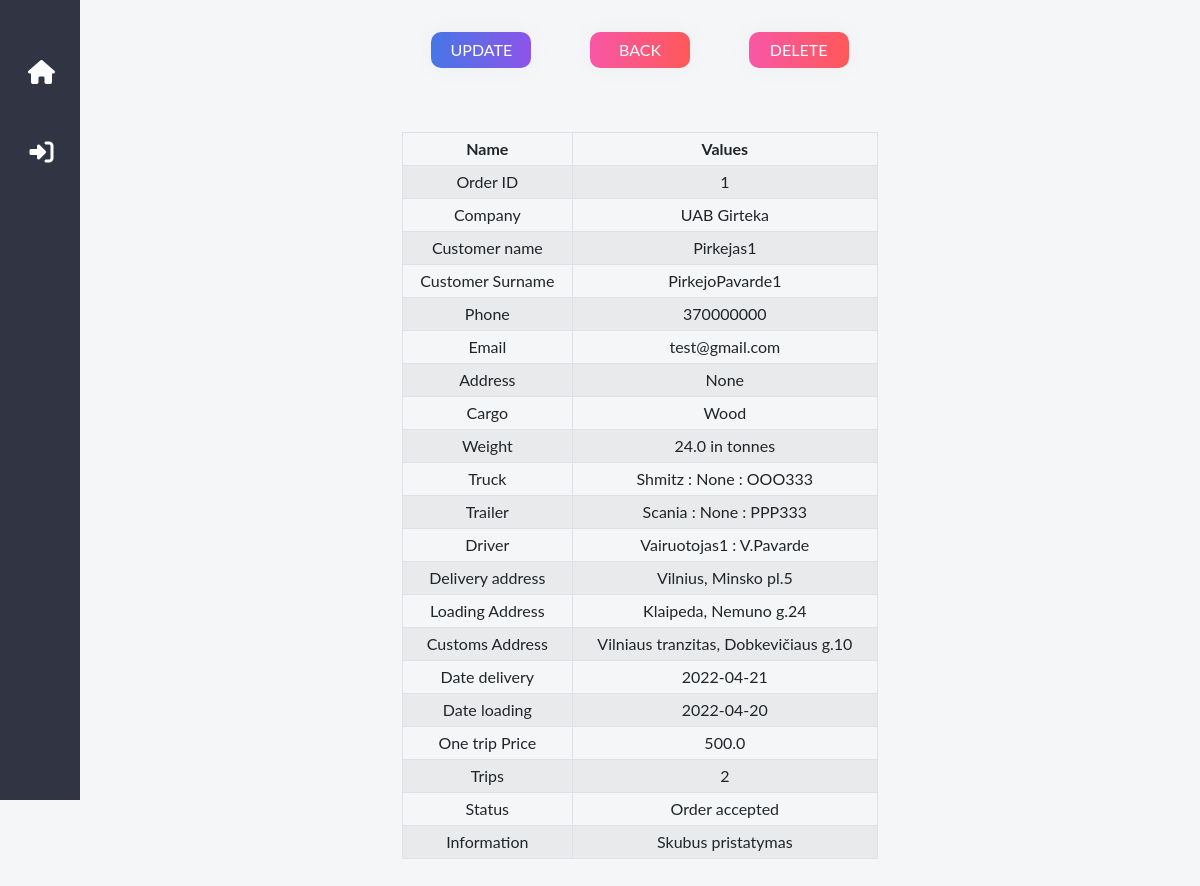
The page /orderlines/1 on the database as committed earlier.
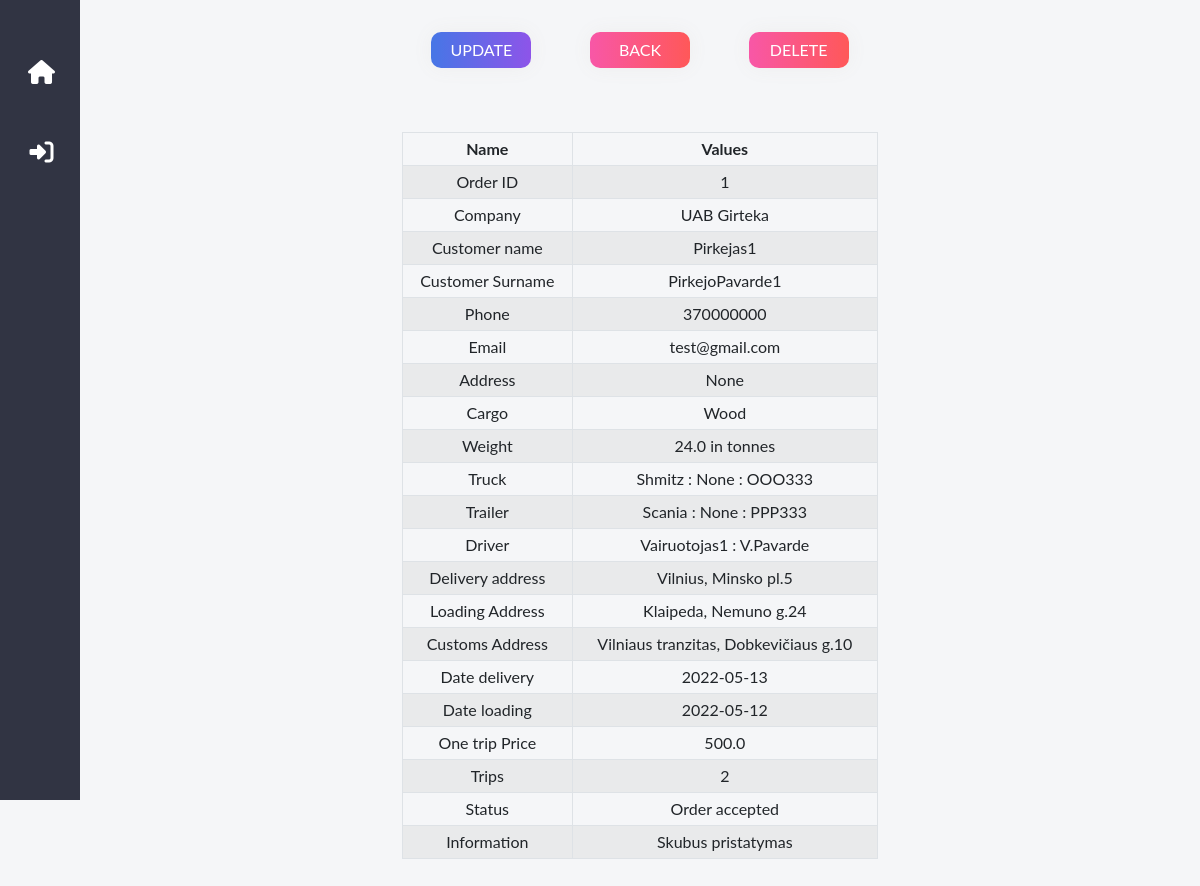
The same page on the database as committed later.
### transport/models.py (models this page shows, shortened)
class OrderItem(models.Model):
    cargo = models.ForeignKey(Cargo, on_delete=models.SET_NULL, blank=True, null=True)
    order = models.ForeignKey(Order, on_delete=models.SET_NULL, blank=True, null=True)
    truck = models.ForeignKey(Truck, on_delete=models.SET_NULL, blank=True, null=True)
    trailer = models.ForeignKey(Trailer, on_delete=models.SET_NULL, blank=True, null=True)
    driver = models.ForeignKey(Driver, on_delete=models.SET_NULL, blank=True, null=True)
    delivery_address = models.ForeignKey(DeliveryAddress, on_delete=models.SET_NULL, blank=True, null=True)
    date_delivery = models.DateField("Date Delivery", null=True, blank=True)
    date_loading = models.DateField("Date Loading", null=True, blank=True)
    delivery_price = models.FloatField(null=True, blank=True)
    quantity = models.IntegerField(default=1, null=True, blank=True)
    information = models.TextField(max_length=200, null=True, blank=True)
    delivery_status = (
        ('N', "Not yet ordered"),
        ('O', "Order accepted"),
        ('C', "Carried out"),
        ('F', "Order finished"),
    )
    status = models.CharField(
        max_length=1,
        choices=delivery_status,
        blank=True,
        default='N',
        help_text="Status",
    )
    class Meta:
        verbose_name = "Order Item"
        verbose_name_plural = "Order Items"

class Order(models.Model):
    def number_default_function():
        timestamp = str(datetime.datetime.now().timestamp())
        invoice = timestamp.split(".")[0] + timestamp.split(".")[1]
        return invoice
    customer = models.ForeignKey(Customer, on_delete=models.CASCADE, blank=True, null=True)
    date_ordered = models.DateField("Invoice issued", null=True, blank=True)
    invoice = models.CharField(max_length=100, null=True, blank=True, default=number_default_function)
    class Meta:
        verbose_name = "Order"
        verbose_name_plural = "Orders"

class Customer(models.Model):
    name = models.CharField(max_length=200, null=True, blank=True)
    surname = models.CharField(max_length=200, null=True, blank=True)
    phone = models.IntegerField(null=True, blank=True)
    email = models.EmailField(max_length=200, null=True)
    address = models.CharField(max_length=200, null=True, blank=True)
    company = models.CharField(max_length=200, null=True, blank=True)
    class Meta:
        verbose_name = "Customer"
        verbose_name_plural = "Customers"

class Cargo(models.Model):
    cargo = models.CharField(max_length=200, null=True, blank=True)
    weight = models.FloatField(null=True, blank=True)
    dangerous = models.BooleanField(default=False, null=True, blank=True)
    dimensions = models.CharField(max_length=200, null=True, blank=True)
    information = models.TextField(max_length=200, null=True, blank=True)
    class Meta:
        verbose_name = "Cargo"
        verbose_name_plural = "Cargoes"

class Truck(models.Model):
    truck_brand = models.CharField(max_length=200, null=True, blank=True)
    truck_model = models.CharField(max_length=200, null=True, blank=True)
    truck_plate = models.CharField(max_length=200, null=True, blank=True)
    truck_year = models.IntegerField(null=True, blank=True)
    class Meta:
        verbose_name = "Truck"
        verbose_name_plural = "Trucks"
    def __str__(self):
        return f'{self.truck_brand} : {self.truck_model} : {self.truck_plate}'

class Trailer(models.Model):
    trailer_brand = models.CharField(max_length=200, null=True, blank=True)
    trailer_model = models.CharField(max_length=200, null=True, blank=True)
    trailer_plate = models.CharField(max_length=200, null=True, blank=True)
    trailer_year = models.IntegerField(null=True, blank=True)
    class Meta:
        verbose_name = "Trailer"
        verbose_name_plural = "Trailers"
    def __str__(self):
        return f'{self.trailer_brand} : {self.trailer_model} : {self.trailer_plate}'

class Driver(models.Model):
    name = models.CharField(max_length=200, null=True, blank=True)
    surname = models.CharField(max_length=200, null=True, blank=True)
    phone = models.IntegerField(null=True, blank=True)
    email = models.EmailField(max_length=200, null=True)
    class Meta:
        verbose_name = "Driver"
        verbose_name_plural = "Drivers"
    def __str__(self):
        return f'{self.name} : {self.surname}'

class DeliveryAddress(models.Model):
    delivery_address = models.CharField(max_length=200, null=True)
    loading_address = models.CharField(max_length=200, null=True)
    custom_address = models.CharField(max_length=200, null=True, blank=True)
    class Meta:
        verbose_name = "Delivery and Loading Address"
        verbose_name_plural = "Delivery and Loading Address"

### transport/views.py (the view)
# urls.py: path('orderlines/<int:pk>', views.OrderItemDetailView.as_view(), name='orderlines_details'),
class OrderItemDetailView(DetailView):
    model = OrderItem
    template_name = 'orderlines_details.html'

### transport/templates/orderlines_details.html (shortened to what this page needs)
{% extends "base.html" %}
{% load crispy_forms_tags %}
{% block content %}
     <div class="container d-flex flex-row flex-wrap justify-content-around" style="max-width:500px;" >
         <a class="btn btn-grad my-3" href="{% url 'orderlines_update' orderitem.id %}" style="min-width:100px;">Update</a>
         <a class="btn btn-grad btn-delete my-3" href="{% url 'order_lines' %}" style="min-width:100px;">Back</a>
        <a class="btn btn-grad btn-delete my-3" href="{% url 'orderlines_delete' orderitem.id %}" style="min-width:100px;">Delete</a>
     </div>
   <div class="container d-flex flex-column justify-content-center mb-3" style="max-width:500px;">
        <div class="form-group ">
        <table class="table table-striped table-bordered stripe " style="width:100%">
        <thead>
            <tr>
                <th>Name</th>
                <th>Values</th>
            </tr>
        </thead>
        <tbody>
            <tr>
                <td>Order ID </td>
                <td>{{ orderitem.order.id }}</td>
            </tr>
            <tr>
                <td>Company </td>
                <td>{{ orderitem.order.customer.company }}</td>
            </tr>
            <tr>
                <td>Customer name </td>
                <td>{{orderitem.order.customer.name }}</td>
            </tr>
            <tr>
                <td>Customer Surname  </td>
                <td>{{orderitem.order.customer.surname }}</td>
            </tr>
            <tr>
                <td>Phone </td>
                <td>{{orderitem.order.customer.phone }}</td>
            </tr>
            <tr>
                <td>Email </td>
                <td>{{orderitem.order.customer.email }}</td>
            </tr>
            <tr>
                <td>Address </td>
                <td>{{orderitem.order.customer.address }}</td>
            </tr>
            <tr>
                <td>Cargo </td>
                <td>{{orderitem.cargo.cargo }}</td>
            </tr>
            <tr>
                <td>Weight</td>
                <td>{{orderitem.cargo.weight}} in tonnes</td>
            </tr>
             <tr>
                <td>Truck</td>
                <td>{{orderitem.truck}}</td>
            </tr>
             <tr>
                <td>Trailer</td>
                <td>{{orderitem.trailer}}</td>
            </tr>
            <tr>
                <td>Driver</td>
                <td>{{orderitem.driver}}</td>
            </tr>
             <tr>
                <td>Delivery address</td>
                <td>{{orderitem.delivery_address.delivery_address}}</td>
            </tr>
             <tr>
                <td>Loading Address</td>
                <td>{{orderitem.delivery_address.loading_address}}</td>
            </tr>
             <tr>
                <td>Customs Address</td>
                <td>{{orderitem.delivery_address.custom_address}}</td>
            </tr>
            <tr>
                <td>Date delivery</td>
                <td>{{orderitem.date_delivery |date:"Y-m-d "}}</td>
            </tr>
             <tr>
                <td>Date loading</td>
                <td>{{orderitem.date_loading |date:"Y-m-d "}}</td>
            </tr>
             <tr>
                <td>One trip Price</td>
                <td>{{orderitem.delivery_price}}</td>
            </tr>
             <tr>
                <td>Trips</td>
                <td>{{orderitem.quantity}}</td>
            </tr>
            <tr>
                <td>Status</td>
                <td>{{orderitem.get_status_display}}</td>
            </tr>
            <tr>
                <td>Information</td>
                <td>{{orderitem.information}}</td>
            </tr>
        </tbody>
    </table>
    </div>
{% endblock content %}

Rows that differ between the two databases and show on the page:
changed OrderItem "Order accepted": date_delivery "2022-04-21" → "2022-05-13"; date_loading "2022-04-20" → "2022-05-12"
